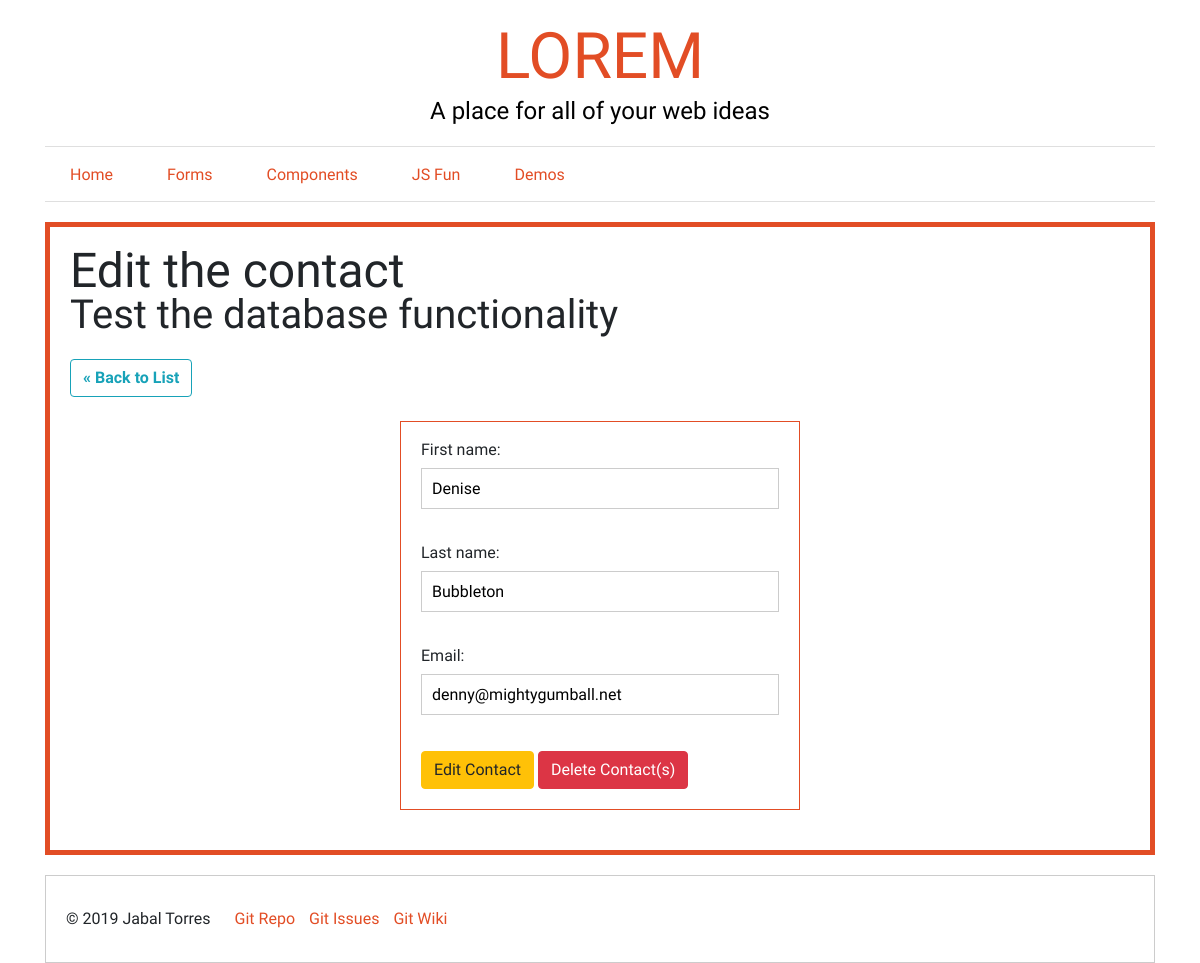
Screenshot of /public/contacts/contact-edit.php?id=1 (signed in) with the database file from the repository.
### tables this page shows
CREATE TABLE `email_list` (
  `id` int(11) NOT NULL,
  `first_name` varchar(20) DEFAULT NULL,
  `last_name` varchar(20) DEFAULT NULL,
  `email` varchar(60) DEFAULT NULL
);

### private/functions.php (called while the page is built, shortened)
<?php
function url_for($script_path) {
    return WWW_ROOT . $script_path;
}
function u($string="") {
    return urlencode($string);
}
function h($string="") {
    return htmlspecialchars($string);
}
?>

### private/database.php (called while the page is built, shortened)
<?php
    function db_escape($connection, $string) {
        return mysqli_real_escape_string($connection, $string);
    }
?>

### private/query_functions.php (called while the page is built, shortened)
<?php
    function find_contact_by_id($id) {
        global $db;
        $sql = "SELECT * FROM email_list ";
        $sql .= "WHERE id='" . db_escape($db, $id) . "'";
        $result = mysqli_query($db, $sql);
        $contact = mysqli_fetch_assoc($result);
        return $contact;
    }
?>

### public/contacts/contact-edit.php (the view, shortened to what this page needs)
<?php
    require_once('../../private/initialize.php');
    $id = $_GET['id'];
    if(is_post_request()) {
      $contact = [];
      $contact['id'] = $id;
      $contact['first_name'] = $_POST['first_name'] ?? '';
      $contact['last_name'] = $_POST['last_name'] ?? '';
      $contact['email'] = $_POST['email'] ?? '';
      $result = update_contact($contact);
      if($result === true) {
        redirect_to(url_for('/index.php'));
      } else {
        $errors = $result;
      }
    } else {
      $contact = find_contact_by_id($id);
    }
    $custom_class = "edit-contact-page";
    include_once(INCLUDES_PATH . '/site-header.php');
?>
<div class="container <?php echo $custom_class; ?>">
    <?php include_once(INCLUDES_PATH . '/masthead.php'); ?>
    <?php include_once(INCLUDES_PATH . '/navigation.php'); ?>
    <section id="form-section">
        <?php include_once(INCLUDES_PATH . '/headline-page.php');?>
        <a class="btn btn-outline-info mb-4 font-weight-bold" href="<?php echo url_for('/contacts/index.php'); ?>">&laquo; Back to List</a>
        <form id="form" method="post" action="<?php echo url_for('/contact-edit.php?id=' . h(u($id))); ?>">
            <label for="first_name">First name:</label>
            <input type="text" name="first_name" value="<?php echo h($contact['first_name']); ?>" /><br />
            <label for="last_name">Last name:</label>
            <input type="text" name="last_name" value="<?php echo h($contact['last_name']); ?>" /><br />
            <label for="email">Email:</label>
            <input type="text" id="email" name="email" value="<?php echo h($contact['email']); ?>" /><br />
            <input type="submit" name="submit" value="Edit Contact" id="button" class="btn btn-warning" />
            <a class="btn btn-danger" href="<?php echo url_for('/contact-remove.php'); ?>">Delete Contact(s)</a>
        </form>
    </section>
</div>
<?php include_once(INCLUDES_PATH . '/site-footer.php');?>

### rows the page displays
email_list: first_name "Denise", last_name "Bubbleton", email "denny@mightygumball.net"

### other values shown
$site_name "LOREM"
$site_tagline "A place for all of your web ideas"
$page_heading "Edit the contact"
$page_subheading "Test the database functionality"
$site_owner "Jabal Torres"
